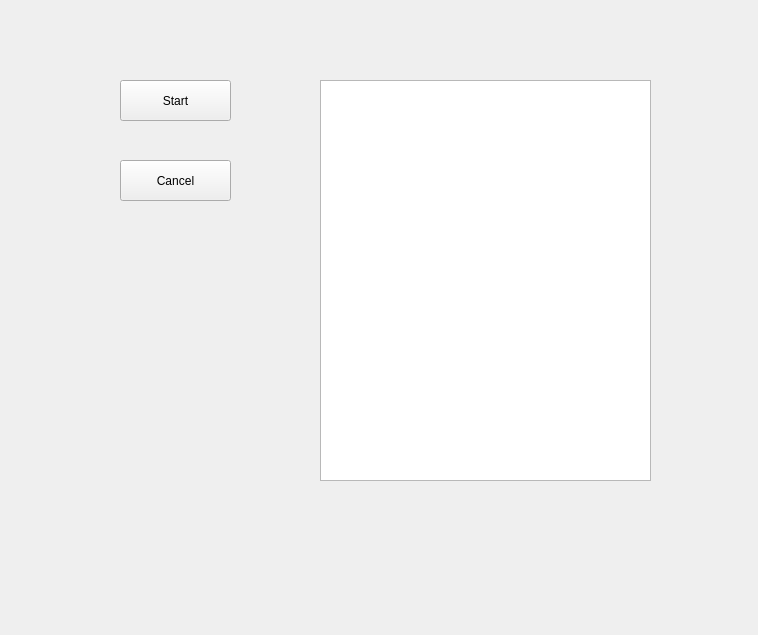
<?xml version="1.0" encoding="UTF-8"?>
<ui version="4.0">
 <class>Form</class>
 <widget class="QWidget" name="Form">
  <property name="geometry">
   <rect>
    <x>0</x>
    <y>0</y>
    <width>758</width>
    <height>635</height>
   </rect>
  </property>
  <property name="windowTitle">
   <string>Form</string>
  </property>
  <widget class="QPushButton" name="btn_start">
   <property name="geometry">
    <rect>
     <x>120</x>
     <y>80</y>
     <width>111</width>
     <height>41</height>
    </rect>
   </property>
   <property name="text">
    <string>Start</string>
   </property>
  </widget>
  <widget class="QPushButton" name="btn_cancel">
   <property name="geometry">
    <rect>
     <x>120</x>
     <y>160</y>
     <width>111</width>
     <height>41</height>
    </rect>
   </property>
   <property name="text">
    <string>Cancel</string>
   </property>
  </widget>
  <widget class="QListWidget" name="listWidget">
   <property name="geometry">
    <rect>
     <x>320</x>
     <y>80</y>
     <width>331</width>
     <height>401</height>
    </rect>
   </property>
  </widget>
 </widget>
 <resources/>
 <connections/>
</ui>
